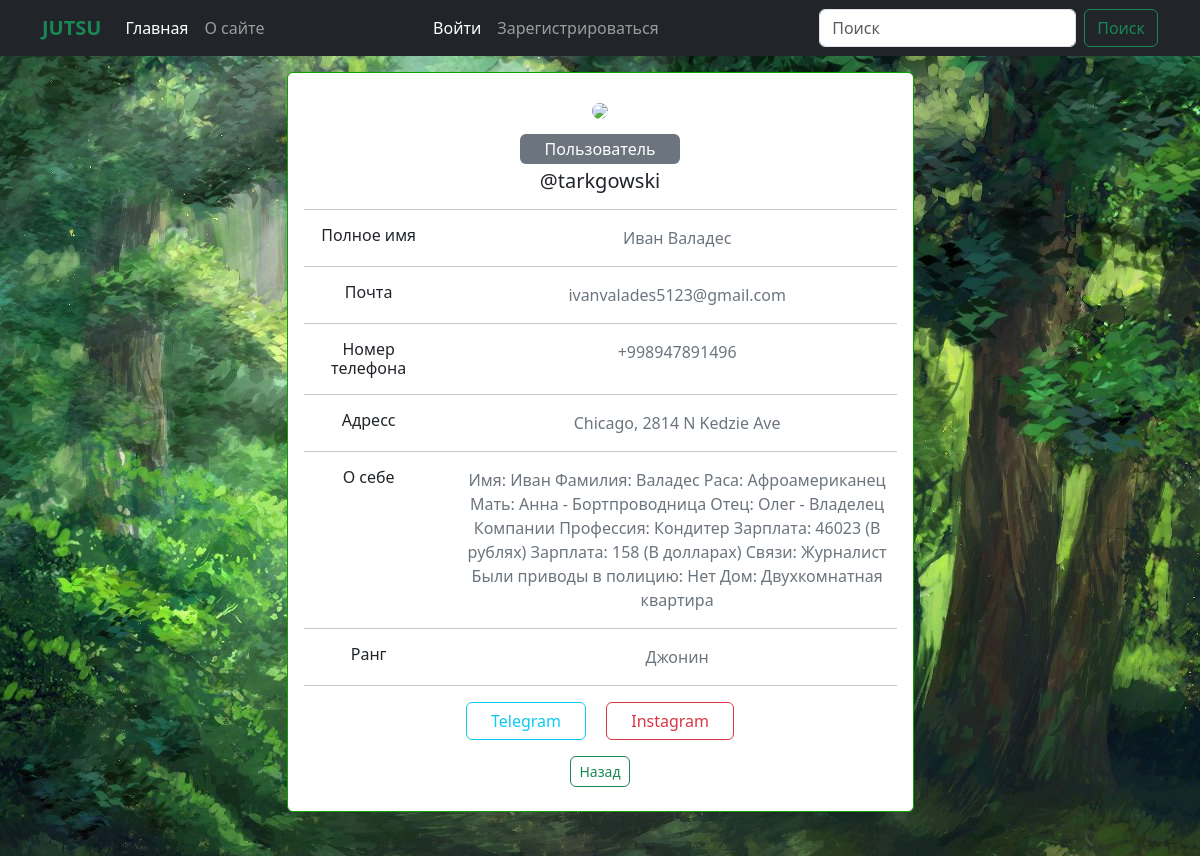
Screenshot of /profile/3/ with the database file from the repository.
### blog/models.py (models this page shows, shortened)
class Profile(models.Model):
    user = models.ForeignKey(User, on_delete=models.CASCADE, verbose_name='Пользователь')
    photo = models.ImageField(upload_to='profiles/', verbose_name='Фото профиля', blank=True, null=True)
    phone_number = models.CharField(max_length=30, null=True, blank=True)
    address = models.CharField(max_length=300, null=True, blank=True)
    about = models.TextField(blank=True)
    status = models.ForeignKey(Status, on_delete=models.CASCADE, verbose_name='Статус', blank=True, null=True)
    rank = models.ForeignKey(Rank, on_delete=models.CASCADE, verbose_name='Звание', blank=True, null=True)
    instagram = models.CharField(max_length=300, blank=True, null=True)
    telegram = models.CharField(max_length=300, blank=True, null=True)
    created_at = models.DateTimeField(auto_now_add=True, verbose_name='Дата создания', blank=True, null=True)
    def get_photo(self):
        try:
            return self.photo.url
        except:
            return 'https://www.murrayglass.com/wp-content/uploads/2020/10/avatar-scaled.jpeg'
    class Meta:
        verbose_name = 'Профиль'
        verbose_name_plural = 'Профили'

class Status(models.Model):
    title = models.CharField(max_length=255, verbose_name='Статус')
    def __str__(self):
        return self.title
    class Meta:
        verbose_name = 'Статус'
        verbose_name_plural = 'Статусы'

class Rank(models.Model):
    title = models.CharField(max_length=255, verbose_name='Звание')
    def __str__(self):
        return self.title
    class Meta:
        verbose_name = 'Звание'
        verbose_name_plural = 'Звании'

### blog/views.py (the view)
# urls.py: path('profile/<int:pk>/', profile_view, name='profile'),
def profile_view(request, pk):
    profile = Profile.objects.get(user_id=pk)
    context = {
        'profile': profile,
        'title': f'Пользователь: {profile.user.username}'
    }
    return render(request, 'blog/profile.html', context=context)

### blog/templates/blog/profile.html (shortened to what this page needs)
{% extends 'base.html' %}
{% block main %}
<div class="block_main" style="height: 100vh;">
    <div class="container">
        <div class="container pt-3">
            <div class="row d-flex justify-content-center">
                <div class="col-md-7">
                    <div class="card p-3 py-4">
                        <div class="text-center">
                            <img src="{{ profile.get_photo }}" width="100" class="rounded-circle">
                        </div>
                        <div class="text-center mt-3">
                            <span class="bg-secondary p-1 px-4 rounded text-white">{{ profile.status }}</span>
                            <h5 class="mt-2 mb-0">@{{ profile.user.username }}</h5>
                            <hr>
                            <div class="row">
                                <div class="col-sm-3">
                                    <h6 class="mb-0">Полное имя</h6>
                                </div>
                                <div class="col-sm-9 text-secondary">
                                    {{ profile.user.first_name }} {{ profile.user.last_name }}
                                </div>
                            </div>
                            <hr>
                            <div class="row">
                                <div class="col-sm-3">
                                    <h6 class="mb-0">Почта</h6>
                                </div>
                                <div class="col-sm-9 text-secondary">
                                    {{ profile.user.email }}
                                </div>
                            </div>
                            <hr>
                            <div class="row">
                                <div class="col-sm-3">
                                    <h6 class="mb-0">Номер телефона</h6>
                                </div>
                                <div class="col-sm-9 text-secondary">
                                    {{ profile.phone_number }}
                                </div>
                            </div>
                            <hr>
                            <div class="row">
                                <div class="col-sm-3">
                                    <h6 class="mb-0">Адресс</h6>
                                </div>
                                <div class="col-sm-9 text-secondary">
                                    {{ profile.address }}
                                </div>
                            </div>
                            <hr>
                            <div class="row">
                                <div class="col-sm-3">
                                    <h6 class="mb-0">О себе</h6>
                                </div>
                                <div class="col-sm-9 text-secondary">
                                    {{ profile.about }}
                                </div>
                            </div>
                            <hr>
                            <div class="row">
                                <div class="col-sm-3">
                                    <h6 class="mb-0">Ранг</h6>
                                </div>
                                <div class="col-sm-9 text-secondary">
                                    {{ profile.rank }}
                                </div>
                            </div>
                            <hr>
                            <div class="buttons">
                                <a href="{{ profile.telegram }}" class="btn btn-outline-info px-4" target ="_blank">Telegram</a>
                                <a href="{{ profile.instagram }}" class="btn btn-outline-danger px-4 ms-3" target ="_blank">Instagram</a>
                            </div>
                            <a href="{{ request.META.HTTP_REFERER|escape }}"
                               class="btn btn-outline-success btn-sm rounded mt-3">Назад</a>
                        </div>
                    </div>
                </div>
            </div>
        </div>
    </div>
</div>
{% endblock main %}

### templates/base.html (shortened to what this page needs)
{% load static %}
<!doctype html>
<html lang="en">
<head>
    <link href="https://cdn.jsdelivr.net/npm/bootstrap@5.3.0-alpha3/dist/css/bootstrap.min.css" rel="stylesheet"
>
    <link rel="stylesheet" href="{% static 'blog/css/style.css' %}">
</head>
<body>
<nav class="navbar navbar-expand-lg bg-dark navbar-dark">
    <div class="container">
        <a class="navbar-brand text-success fw-bold" href="{% url 'index' %}">JUTSU</a>
        <div class="collapse navbar-collapse" id="navbarSupportedContent">
            <ul class="navbar-nav me-auto mb-2 mb-lg-0">
                <li class="nav-item">
                    <a class="nav-link active" aria-current="page" href="{% url 'index' %}">Главная</a>
                </li>
                <li class="nav-item">
                    <a class="nav-link" href="{% url 'about_site' %}">О сайте</a>
                </li>
            </ul>
            <ul class="navbar-nav me-auto mb-2 mb-lg-0">
                {% if not request.user.is_authenticated %}
                <li class="nav-item">
                    <a class="nav-link active" aria-current="page" href="{% url 'login' %}">Войти</a>
                </li>
                <li class="nav-item">
                    <a class="nav-link" href="{% url 'register' %}">Зарегистрироваться</a>
                </li>
                {% endif %}
            </ul>
            <form class="d-flex" role="search" method="get" action="{% url 'search' %}">
                <input name="q" class="form-control me-2" type="search" placeholder="Поиск" aria-label="Поиск">
                <button class="btn btn-outline-success border-success" type="submit">Поиск</button>
            </form>
        </div>
    </div>
</nav>
        {% block main %}
        {% endblock main %}
</body>
</html>

### blog/static/blog/css/style.css (style rules this page uses)
body { background: white; }
.card { border: 1px solid rgb(18, 158, 0) !important; }
.block_main { background-position: center; background-image: url(../image/4.jpg); background-attachment: fixed; }

### rows the page displays
Profile: status "Пользователь", user.username "tarkgowski", user.first_name "Иван", user.last_name "Валадес", user.email "ivanvalades5123@gmail.com", phone_number "+998947891496", address "Chicago, 2814 N Kedzie Ave", about "Имя: Иван Фамилия: Валадес Раса: Афроамериканец Мать: Анна - Бортпроводница Отец: Олег - Владелец Компании Профессия: Кондитер Зарплата: 46023 (В рублях) Зарплата: 158 (В долларах) Связи: Журналист Были приводы в полицию: Нет Дом: Двухкомнатная квартира", rank "Джонин"
